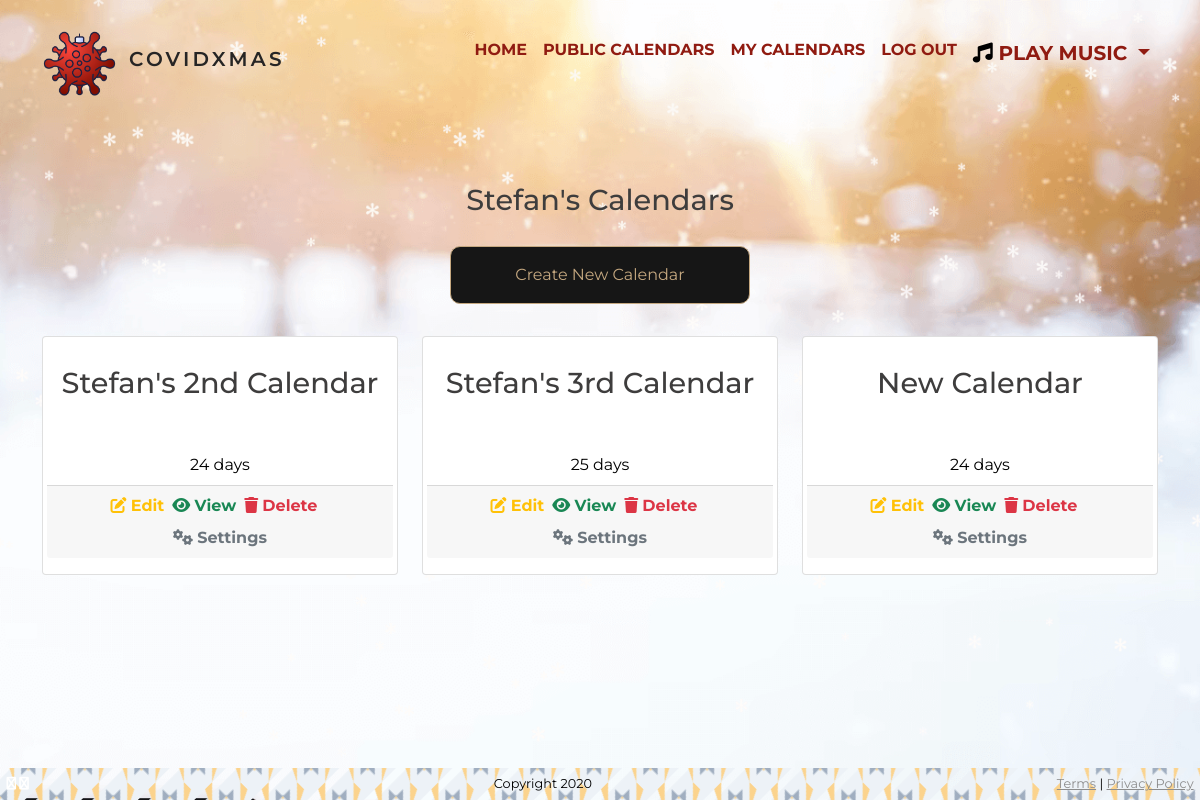
The page /dates/view_calendars/ (signed in) on the database its author committed.
### dates/models.py (models this page shows, shortened)
class Calendar(models.Model):
    user = models.ForeignKey(User, related_name='calendars', on_delete=models.CASCADE)
    unique_id = models.UUIDField(default=uuid.uuid4, max_length=100, unique=True, primary_key=True)
    name = models.CharField(max_length=254)
    days = models.IntegerField(default=0, choices=DAYS)
    year = models.IntegerField(default=2021, choices=YEARS)
    is_public = models.BooleanField(default=False)

### dates/views.py (the view)
# urls.py: path('view_calendars/', view_calendars, name='view_calendars'),
@login_required
def view_calendars(request):
    calendars = Calendar.objects.filter(user=request.user)
    return render(request, 'view_calendars.html', {'calendars': calendars})

### dates/templates/view_calendars.html (shortened to what this page needs)
{% extends 'base_template.html' %}
{% block content %}
<section class="calendar">
	<div class="container">
		<div class="row">
			<div class="col-12 mt-3 pt-3">
				<h1 class="text-center">{{ user|title }}'s Calendars</h1>
			</div>
		</div>
		<div class="row">
			<div class="col-12 text-center">
				<a role="button" class="btn btn-primary" href="{% url 'create_calendar' %}">Create New Calendar</a>
			</div>
		</div>
		<div class="row">
			{% if user.calendars %}
			{% for calendar in calendars %}
			<div class="col-xs-8 col-md-4 my-3">
				<div class="card">
					<div class="card-title">
						<h1>{{ calendar.name }}</h1>
					</div>
					<div class="card-body">
						<div class="row text-center">
							<div class="col-12">
								<p class="m-0">{{ calendar.days }} days</p>
							</div>
							<div class="card-footer">
								<div class="row justify-content-center text-center d-inline-block">
									<div class="col-12">
										<div class="container m-0 p-0">
											<div class="row m-0 p-0 mb-2">
												<ul class="list-group list-group-horizontal">
													<li>
														<i class="text-warning fas fa-edit"></i>
														<a class="fw-bold text-warning text-decoration-none"
															href="{% url 'edit_dates' calendar_id=calendar.unique_id %}">Edit
														</a>
													</li>
													<li class="mx-2">
														<i class="text-success fas fa-eye"></i>
														<a class="fw-bold text-success text-decoration-none"
															role="button"
															href="{% url 'calendar' calendar_id=calendar.unique_id %}">View</a>
													</li>
													<li>
														<i class="text-danger fas fa-trash"></i>
														<a class="fw-bold text-danger text-decoration-none"
															href="{% url 'delete_calendar' calendar_id=calendar.unique_id %}">Delete</a>
													</li>
												</ul>
											</div>
											<div class="row m-0 p-0">
												<div class="col-12">
													<i class="text-secondary fas fa-cogs"></i>
													<a class="fw-bold text-secondary text-decoration-none" role="button"
														href="{% url 'settings' calendar_id=calendar.unique_id %}">Settings</a>
												</div>
											</div>
										</div>
									</div>
								</div>
							</div>
						</div>
					</div>
				</div>
			</div>
			{% endfor %}
			{% endif %}
		</div>
	</div>
</section>
{% endblock %}

### assets/css/_variables.css (style rules this page uses)
:root { --background-colour: #8e8989; --menu-colour: #3e3d3d; --primary-colour: #901B11; --primary-colour-hover: #052e12; --nav-colour: #262525; --background-dark: rgba(0, 0, 0, 0.5); --overlay: rgba(144, 27, 17, 0.5); }

### assets/css/_base.css (style rules this page uses)
* { color: black; font-family: 'Montserrat', sans-serif; margin: 0; padding: 0; box-sizing: border-box; }
body { background: url(../images/flakes3.png); background-size: cover; background-repeat: no-repeat; background-position: center; min-height: 100vh; width: 100%; position: relative; }

### assets/css/_typography.css (style rules this page uses)
h1, h2, h3, h4 { font-family: 'Risque', cursive; }
h1 { font-size: 1.8em; margin-top: 1em; margin-bottom: 1em; color: var(--menu-colour); }

### assets/css/_flakes.css (style rules this page uses)
ul { list-style-type: none; padding: 0; margin: 0; }
.btn { background-color: #161616; border-radius: 10px; color: #c5a880; border: 1px solid #c5a880; padding: 16px; width: 300px; margin-bottom: 16px; line-height: 1.5; cursor: pointer; }

### assets/css/_viewcalendar.css (style rules this page uses)
h1 { font-family: 'Montserrat', sans-serif; }
.card-title { text-align: center; }
.card-body { text-align: center; }

### rows shown on the page
Calendar: name "Stefan's 2nd Calendar", days "24"
Calendar: name "Stefan's 3rd Calendar", days "25"
Calendar: name "New Calendar", days "24"

### other values the page prints
{{ user|title }} "Stefan"
